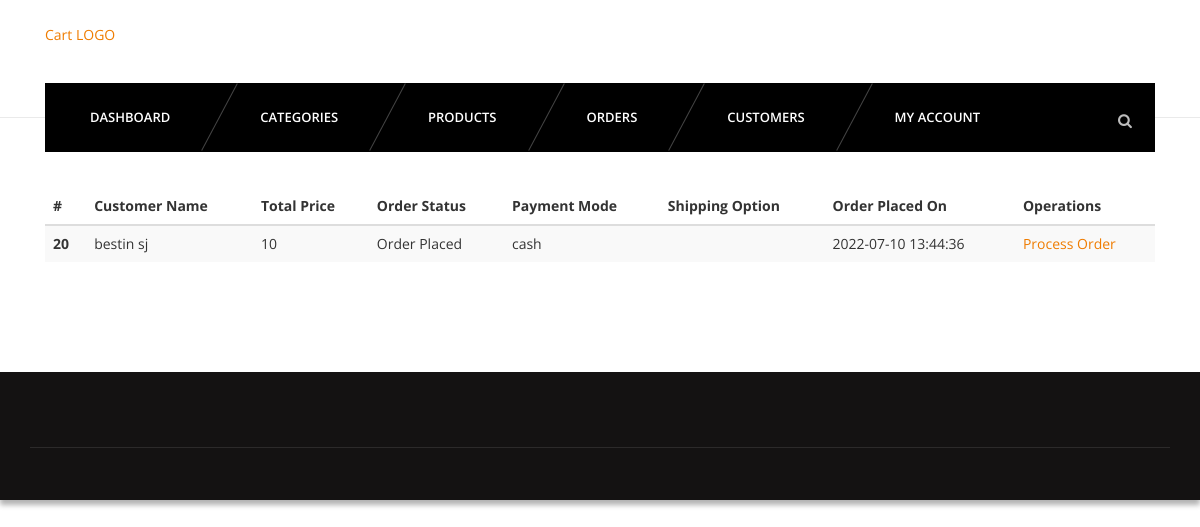
The page /shopping/manager/orders.php (signed in) on the database its author committed.
### tables this page shows
CREATE TABLE `orders` (
  `id` int(11) NOT NULL,
  `uid` int(11) NOT NULL,
  `totalprice` varchar(255) NOT NULL,
  `orderstatus` varchar(255) NOT NULL,
  `shipping` varchar(30) NOT NULL,
  `paymentmode` varchar(255) NOT NULL,
  `timestamp` datetime NOT NULL DEFAULT current_timestamp()
);

CREATE TABLE `usersmeta` (
  `id` int(11) NOT NULL,
  `uid` int(11) NOT NULL,
  `firstname` varchar(255) NOT NULL,
  `lastname` varchar(255) NOT NULL,
  `address` varchar(255) NOT NULL,
  `city` varchar(255) NOT NULL,
  `state` varchar(255) NOT NULL,
  `country` varchar(255) DEFAULT 'IN',
  `zip` varchar(255) NOT NULL,
  `mobile` varchar(255) NOT NULL
);

### shopping/manager/orders.php (the view, shortened to what this page needs)
<?php
	require_once '../config/connect.php';
?>
<?php include 'inc/header.php'; ?>
<?php include 'inc/nav.php'; ?>
<section id="content">
	<div class="content-blog">
		<div class="container">
			<table class="table table-striped">
				<thead>
					<tr>
						<th>#</th>
						<th>Customer Name</th>
						<th>Total Price</th>
						<th>Order Status</th>
						<th>Payment Mode</th>
						<th>Shipping Option</th>
						<th>Order Placed On</th>
						<th>Operations</th>
					</tr>
				</thead>
				<tbody>
				<?php
					$sql = "SELECT o.id, o.totalprice, o.orderstatus, o.paymentmode, o.shipping, o.`timestamp`, u.firstname, u.lastname FROM orders o JOIN usersmeta u WHERE o.uid=u.uid ORDER BY o.id DESC";
					$res = mysqli_query($connection, $sql);
					while ($r = mysqli_fetch_assoc($res)) {
				?>
					<tr>
						<th scope="row"><?php echo $r['id']; ?></th>
						<td><?php echo $r['firstname']. " " . $r['lastname']; ?></td>
						<td><?php echo $r['totalprice']; ?></td>
						<td><?php echo $r['orderstatus']; ?></td>
						<td><?php echo $r['paymentmode']; ?></td>
						<td><?php echo $r['shipping']; ?></td>
						<td><?php echo $r['timestamp']; ?></td>
						<td><a href="order-process.php?id=<?php echo $r['id']; ?>">Process Order</a></td>
					</tr>
				<?php } ?>
				</tbody>
			</table>
		</div>
	</div>
</section>
<?php include 'inc/footer.php' ?>

### shopping/css/light.css (style rules this page uses)
body { background-color:#fff; }

### rows shown on the page
orders: id "20", usersmeta.firstname "bestin", usersmeta.lastname "sj", totalprice "10", orderstatus "Order Placed", paymentmode "cash", timestamp "2022-07-10 13:44:36"
